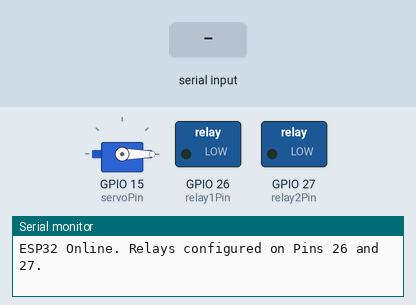
Simulated run of this sketch. Board: ESP32. Parts: servo, switched loads named in the sketch (green lamp = pin HIGH), the last lines printed to the serial monitor. The inputs (shaded band) are chosen by the test bench.

Above: at 1.2 s.
1.3 s: "90,45\n" received over the second serial link
At 1.7 s:
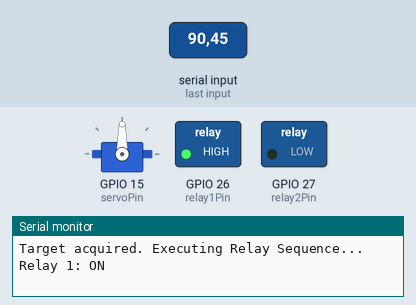
At 6.8 s:
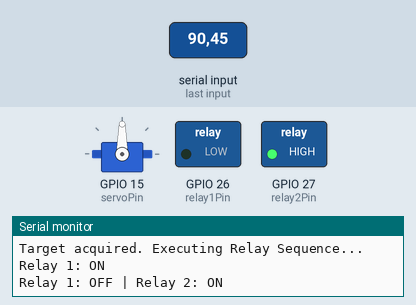
Timing chart, 0 to 12.8 s (numbered marks = the images above; inputs shaded):
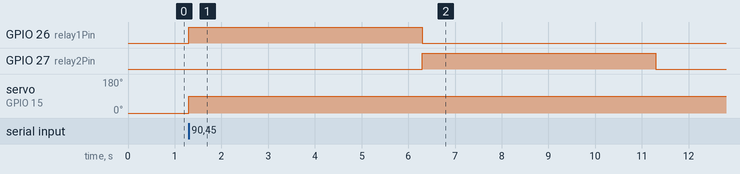

Measured:
- after the input at 1.3 s, GPIO 26 (relay1Pin): LOW → HIGH at once, → LOW 5.0 s later; GPIO 27 (relay2Pin): LOW → HIGH after 5.0 s, → LOW 5.0 s later; servo on GPIO 15 (servoPin): 0° → 90° at once

The sketch:

allmotor_control.ino
```cpp
#include <ESP32Servo.h>

Servo weedServo;

// --- PIN DEFINITIONS ---
const int servoPin = 15;
#define RXD2 16
#define TXD2 17

// New Relay Pins
const int relay1Pin = 26;
const int relay2Pin = 27;

// IMPORTANT: Most Arduino relays turn ON when the signal is LOW.
// If your relays turn on at the wrong time, change HIGH to LOW and LOW to HIGH here:
const int RELAY_ON = HIGH;
const int RELAY_OFF = LOW;

void setup() {
  Serial.begin(115200);
  Serial2.begin(115200, SERIAL_8N1, RXD2, TXD2);

  // Setup Relay Pins
  pinMode(relay1Pin, OUTPUT);
  pinMode(relay2Pin, OUTPUT);

  // Ensure relays are OFF at startup
  digitalWrite(relay1Pin, RELAY_OFF);
  digitalWrite(relay2Pin, RELAY_OFF);

  weedServo.attach(servoPin);
  weedServo.write(0);

  Serial.println("ESP32 Online. Relays configured on Pins 26 and 27.");
}

void loop() {
  if (Serial2.available() > 0) {
    String command = Serial2.readStringUntil('\n');
    command.trim();

    int targetAngle = command.toInt();

    // 1. Move the servo to the requested angle
    weedServo.write(targetAngle);

    // 2. If the Pi commanded 90 degrees, run the Relay Sequence!
    if (targetAngle == 90) {
      Serial.println("Target acquired. Executing Relay Sequence...");

      // Turn ON Relay 1 for 5 seconds
      Serial.println("Relay 1: ON");
      digitalWrite(relay1Pin, RELAY_ON);
      delay(5000);

      // Turn OFF Relay 1, Turn ON Relay 2 for 5 seconds
      Serial.println("Relay 1: OFF | Relay 2: ON");
      digitalWrite(relay1Pin, RELAY_OFF);
      digitalWrite(relay2Pin, RELAY_ON);
      delay(5000);

      // Turn OFF Relay 2 (Sequence Complete)
      Serial.println("Relay 2: OFF. Sequence Complete.");
      digitalWrite(relay2Pin, RELAY_OFF);
    }

    // 3. Safety Check: If returning to 0, ensure relays are forced OFF
    if (targetAngle == 0) {
       digitalWrite(relay1Pin, RELAY_OFF);
       digitalWrite(relay2Pin, RELAY_OFF);
    }
  }
}
```
